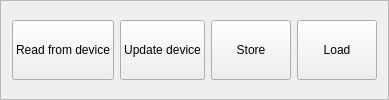
        <widget class="QFrame" name="frameGuider">
         <property name="frameShape">
          <enum>QFrame::StyledPanel</enum>
         </property>
         <property name="frameShadow">
          <enum>QFrame::Raised</enum>
         </property>
         <layout class="QHBoxLayout" name="horizontalLayout_7">
          <item>
           <widget class="QPushButton" name="pbSReadFromDeviceGuider">
            <property name="minimumSize">
             <size>
              <width>0</width>
              <height>60</height>
             </size>
            </property>
            <property name="text">
             <string>Read from device</string>
            </property>
           </widget>
          </item>
          <item>
           <widget class="QPushButton" name="pbUpdateDeviceGuider">
            <property name="minimumSize">
             <size>
              <width>0</width>
              <height>60</height>
             </size>
            </property>
            <property name="text">
             <string>Update device</string>
            </property>
           </widget>
          </item>
          <item>
           <widget class="QPushButton" name="pbStoreGuider">
            <property name="minimumSize">
             <size>
              <width>0</width>
              <height>60</height>
             </size>
            </property>
            <property name="text">
             <string>Store</string>
            </property>
           </widget>
          </item>
          <item>
           <widget class="QPushButton" name="pbLoadGuider">
            <property name="minimumSize">
             <size>
              <width>0</width>
              <height>60</height>
             </size>
            </property>
            <property name="text">
             <string>Load</string>
            </property>
           </widget>
          </item>
         </layout>
        </widget>
